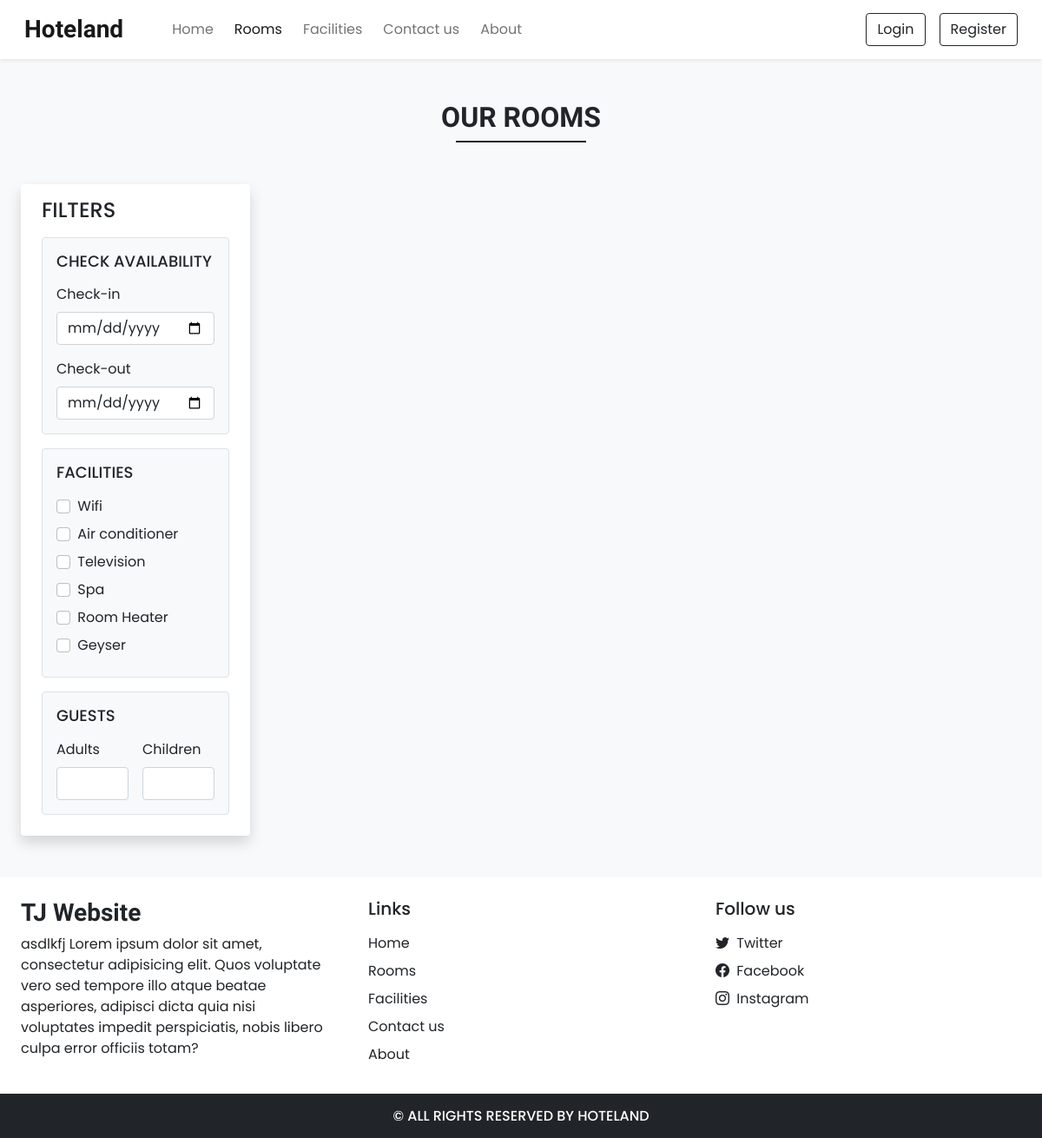
Before: /rooms.php with the older database file.
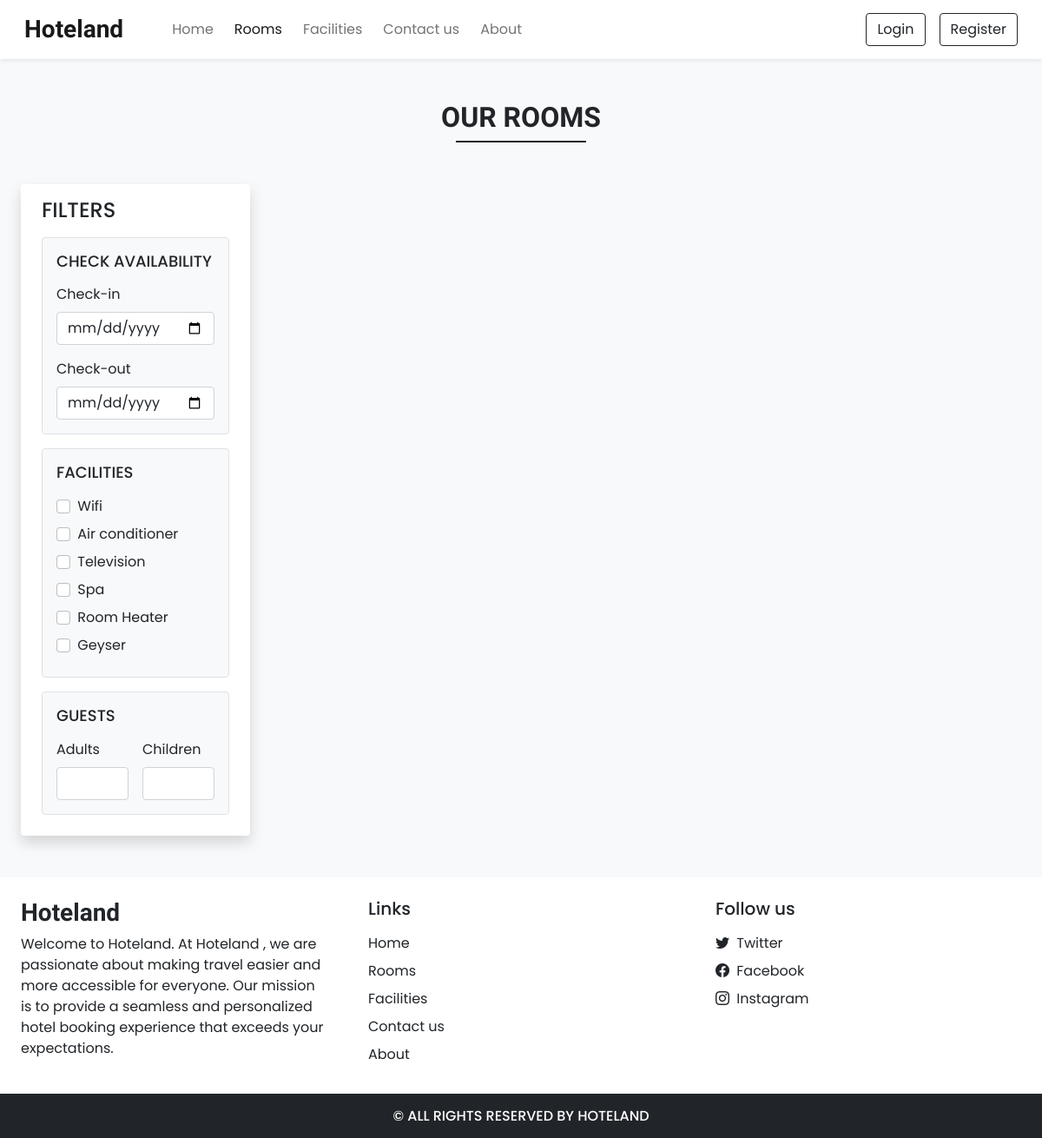
After: the same page with the newer database file.
### tables this page shows
CREATE TABLE `settings` (
  `sr_no` int(11) NOT NULL,
  `site_title` varchar(50) NOT NULL,
  `site_about` varchar(250) NOT NULL,
  `shutdown` tinyint(1) NOT NULL
);

### admin/inc/db_config.php (called while the page is built, shortened)
<?php
  function select($sql,$values,$datatypes)
  {
    $con = $GLOBALS['con'];
    if($stmt = mysqli_prepare($con,$sql))
    {
      mysqli_stmt_bind_param($stmt,$datatypes,...$values);
      if(mysqli_stmt_execute($stmt)){
        $res = mysqli_stmt_get_result($stmt);
        return $res;
      }
      else{
        mysqli_stmt_close($stmt);
        die("Query cannot be executed - Select");
      }
    }
    else{
      die("Query cannot be prepared - Select");
    }
  }
?>

### rooms.php (the view, shortened to what the changed rows need)
<!DOCTYPE html>
<html lang="en">
<head>
  <?php require('inc/links.php'); ?>
</head>
<body class="bg-light">
  <div class="my-5 px-4">
    <h2 class="fw-bold h-font text-center">OUR ROOMS</h2>
  </div>
  <?php require('inc/footer.php'); ?>
</body>
</html>

### inc/footer.php (shortened to what the changed rows need)
<div class="container-fluid bg-white mt-5">
  <div class="row">
    <div class="col-lg-4 p-4">
      <h3 class="h-font fw-bold fs-3 mb-2"><?php echo $settings_r['site_title'] ?></h3>
      <p>
        <?php echo $settings_r['site_about'] ?>
      </p>
    </div>
  </div>
</div>

Changed rows visible on the page:
changed settings: site_title "TJ Website" → "Hoteland"; site_about "asdlkfj Lorem ipsum dolor sit amet, consectetur adipisicing elit. Quos voluptate vero sed tempore illo atque beatae asperiores, adipisci dicta quia nisi voluptates impedit perspiciatis, nobis libero culpa error officiis totam?" → "Welcome to Hoteland. At Hoteland , we are passionate about making travel easier and more accessible for everyone. Our mission is to provide a seamless and personalized hotel booking experience that exceeds your expectations."
